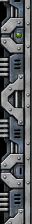
#> input picture art/strips/strip.png, 32 x 224 px
$ python -i mkstrips.py   (imports and definitions only)
#> lines starting #> are read from the running program, lines starting #| are printed output that depends on the picture
### tools/mkgfx.py
#!/usr/bin/env python3
"""Convert Chorensha's art for the Neo Geo (docs/notes/graphics-recon.md §1-2, §7).

Inputs (the user's dump; nothing derived is committed; and the side strips' art, which is ours):
  <preinit>/snapshot.json, memory.bin  the start-up snapshot: the XSP pattern heap block (813 PCG
                                       patterns, xsp_pcgdat_set's pcg) and palette RAM as the
                                       start-up left it (io_final $E82000-$E823FF)
  <preinit>/bgtext.bin                 BG text page 1 as the background builder reads it
  <orig>/disk/GAME/XSP_DAT/BG_PCG.SP   the builder's 8x8 tiles; SZ_TEXT.PCG: the text font
  --strip art/strips/strip.png         the side strips (Presentation Task 5: generated art, not the
                                       original's), through tools/mkstrips.py build()
Outputs in <out> (make gfx: build/gfx):
  c1.bin, c2.bin     the C-ROM pair (whole 1 MB chips); layout in gfx.inc
  s1.bin             the S-ROM (128 KB): the text font's 128 8x8 characters at tile = code, player
                     2's HUD copies of codes 0-$7E at P2_FONT_BASE + code (two-player Task 8), and
                     from STRIP_TILE_BASE the side strips' tiles (both strips: the right one is the
                     left mirrored, and the fix layer has no flip)
  gfx.inc            equates (tile bases, palette numbers), the two background tile maps and
                     STRIP_MAP, the strips' fix words (text.asm Text_Init writes them once)
  palettes.bin       Neo Geo palette RAM image (256 palettes x 16 words, big-endian), static colours
  palette_map.json   X68000 colour index -> [[Neo palette, entry], ...] it feeds ("graphic": GVRAM
                     indices, "sprite": text/sprite indices block*16+colour), for the colour ramps
                     (gfx.inc carries the same map for the shim: PAL_XMAP, PAL_XLIST)

C-ROM tiles (16x16): 0 blank; SPR_TILE_BASE + pt = XSP pattern pt (0-812, palette = sprite block,
identity); BG_TILE_BASE.. the background pages' distinct tiles (flips folded); FONT_SPR_BASE + ch
the text font as sprite tiles (character ch's 8x8 glyph in the tile's top-left quadrant, the rest
transparent; palette PAL_TEXT: the field text that follows the view, Task 3); FREE_TILE_BASE ..
FREE_TILE_END unused. The background pages are 16 x 32 tiles each
(256 x 512), BGn_TILEMAP: per column 0-15, per row 0-31, the SCB1 pair (tile low word, attribute
word = palette << 8 | tile bits 16-19 << 4 | V flip << 1 | H flip).
Palettes: 0 = the text palette (fix palette 0: the fix layer's palette field has 4 bits, so it
must be 0-15; sprite block 0 is never used by sprites), 1-15 = sprite blocks 1-15 -- but entries
2-15 of palettes 10 and 11 (STRIP_PALS) hold the side strips' colours: sprites never use blocks
A and B (graphics-recon), and colour 1 there stays block A's / B's, the game's $6AB8 ramp writes
it (the strips use entries 2-15 only, no word $0000: opaque); PAL_BG1 = page 1
(block A, opaque), PAL_BG0_BASE.. = page 0's merged palettes (its 16x16 tiles mix blocks 9/A/B: a
greedy merge into 15-colour palettes; the opaque nibble-0 colours $90/$A0/$B0 get real entries,
page 0's index 0 is entry 0, transparent), PAL_P2_BASE + 2, 5, 9 = player 2's sprites (two-player
Task 8: p2_palette of blocks 2, 5, 9; palette 0's entries 1 and 5, which the font never uses, its
HUD's colours P2_HUD). Palette 255 entry 15 is the backdrop colour (black).
No X68000 colour feeds an entry 0 (refused): a colour the game changes at run time (the ramps, which
reach $0000) stays opaque on the Neo Geo.
The colour ramps (Plan 3 Task 6, src/shim/palette.asm): PAL_XMAP, per X68000 colour (graphic 0-255,
then text/sprite 256-511) the byte offset in PAL_XLIST of its list: count, then the palette RAM byte
offset (palette * 32 + entry * 2) of each Neo entry it feeds (PAL_XLIST starts with the empty list;
at most PAL_XMAX entries a colour). NEO_CHI / NEO_CLO: neo_colour(w) = NEO_CHI[w >> 8] |
NEO_CLO[w & $FF] (each output bit comes from one input bit: x68k_gfx.neo_colour split by bytes).
"""
import argparse
import json
import os
import re
import struct
import sys

sys.path.insert(0, os.path.dirname(os.path.abspath(__file__)))
import x68k_gfx  # noqa: E402

C_TILE = 64                    # bytes per 16x16 tile per C-ROM chip
TILE_BLANK = 0
SPR_TILE_BASE = 0x0001
SPR_TILE_COUNT = 813
BG_TILE_BASE = 0x0340
FONT_SPR_BASE = 0x0400         # the font as sprite tiles: tile = FONT_SPR_BASE + character
FONT_SPR_COUNT = 128
FREE_TILE_BASE = FONT_SPR_BASE + FONT_SPR_COUNT
FREE_TILE_END = 0x3FFF         # 1 MB per chip
S1_SIZE = 0x20000
FIX_TILE = 32
FONT_FIX_BASE = 0x0000         # the font is ASCII-ordered: code = tile, space and 0 blank
FONT_FIX_COUNT = 128
STRIP_TILE_BASE = 0x0180       # the side strips' tiles ($80-$17F stay blank: $FF the BIOS's border)
STRIP_PALS = (10, 11)          # their palettes, entries 2-15 (tools/mkstrips.py)
STRIP_COLS = 4                 # fix columns 0-3 and 36-39 (screen x 0-31, 288-319) ...
STRIP_ROW, STRIP_ROWS = 2, 28  # ... rows 2-29: the 224 lines
FIX_FREE_END = S1_SIZE // FIX_TILE - 1
PAL_TEXT = 0
PAL_SPR_BASE = 0               # Neo palette = PAL_SPR_BASE + X68000 sprite block
PAL_BG1 = 16
PAL_BG0_BASE = 17
PAL_BACKDROP = 255             # entry 15: the backdrop colour
# Player 2's colours (two-player plan Task 8). Its sprites take Neo palette PAL_P2_BASE + block
# (the attribute's bit 13, which no attribute of the game's sets and the X68000 ignores:
# sprites.asm ATTR): its ship's block 9 ($93A) and its shots' 2 and 5 (priority $36), each
# p2_palette of P1's. Its HUD: every block is some sprite's (the lock-step's attribute log), so
# P2's HUD characters are the font's copies at S-ROM tile P2_FONT_BASE + code (codes 0-$7E: $FF
# is the BIOS's border tile) in fix palette 0's entries 1 and 5, which the font never uses
# (P2_FONT_MAP: its bright colours on 1, its dark ones on 5), set to P2_HUD (fed by no X68000
# colour: the text palette's 1 and 5 are never shown).
PAL_P2_BASE = 0x20
P2_BLOCKS = (2, 5, 9)
P2_FONT_BASE = 0x80
P2_FONT_COUNT = 0x7F
P2_FONT_ENTRIES = (1, 5)       # P2's main colour, its shade
P2_FONT_MAP = (0, 1, 1, 5, 5, 5, 5, 5, 1, 1, 1, 5, 5, 1, 1, 1)   # font colour index -> entry


def rgb5(r, g, b):
    """5-bit channels (the X68000's) -> a Neo Geo palette word (bright: dark bit 0)."""
    return (r & 1) << 14 | (g & 1) << 13 | (b & 1) << 12 | (r >> 1) << 8 | (g >> 1) << 4 | (b >> 1)


P2_HUD = (rgb5(31, 26, 8), rgb5(26, 10, 0))   # gold, its orange shade (P1's: white, azure)
BG_COLS, BG_ROWS = 16, 32
PAL_RAM = 0xE82000             # X68000 palette: graphic 256 words, then text/sprite 256


# --- Neo Geo tile formats ----------------------------------------------------------------------

# [26 lines left out: functions encode_c_tile, decode_c_tile, not called in this run]


FIX_PAIRS = (0x10, 0x18, 0x00, 0x08)   # row y: pixel pairs (0,1) (2,3) (4,5) (6,7); left = low nibble


# [194 lines left out: functions encode_fix_tile, decode_fix_tile, merge_palettes, neo_colour_tables, colour_lists, write_inc and 5 more, not called in this run]


def p2_glyph(g):
    """A font glyph (8 x 8 colour indices) in player 2's HUD colours: P2_FONT_MAP's entries."""
    return [[P2_FONT_MAP[v] for v in row] for row in g]


# [160 lines left out: functions strips, convert, not called in this run]


HEADER = """generated by tools/mkgfx.py from the original's art (build/preinit, XSP_DAT) and the side
strips' generated art (art/strips/strip.png) - do not edit
Chorensha graphics on the Neo Geo: C-ROM/S-ROM layout, palette numbers, background tile maps.
C-ROM (c1/c2.bin): 0 blank | SPR_TILE_BASE.. XSP patterns | BG_TILE_BASE.. background tiles |
  FONT_SPR_BASE.. the font as sprite tiles | FREE_TILE_BASE..FREE_TILE_END free.
S-ROM (s1.bin): FONT_FIX_BASE.. the text font (code = tile) | P2_FONT_BASE.. player 2's HUD font
  (codes 0-$7E) | $FF-$17F blank | STRIP_TILE_BASE.. the side strips' tiles (art/strips/strip.png,
  tools/mkstrips.py) | FIX_FREE_BASE.. free.
Palettes (palettes.bin): 0 text (fix; entries 1 and 5 player 2's HUD colours) | 1-15 sprite blocks
  (10 and 11: entries 2-15 the strips' colours) | PAL_BG1 | PAL_BG0_BASE.. | PAL_P2_BASE + 2, 5, 9
  player 2's sprites | 255/15 backdrop.
STRIP_MAP: the strips' fix words, column by column (0-3, then 36-39), rows STRIP_ROW.. (Text_Init).
PAL_XMAP / PAL_XLIST: X68000 colour -> the palette RAM offsets it feeds; NEO_CHI / NEO_CLO: the colour
conversion by bytes (tools/mkgfx.py's docstring)."""


# [24 lines left out: function main, not called in this run]


# [2 lines that do not run on import are left out]

### tools/x68k_gfx.py
"""X68000 graphics formats of Chorensha (docs/notes/graphics-recon.md §1-2).

- decode_pcg(data): XSP/PCG 16x16 patterns, 128 B each: four 8x8 quadrants in the order TL, BL,
  TR, BR; 4 bytes per quadrant row, 4bpp packed, the left pixel in the high nibble.
- build_pages(bg_pcg, bgtext): the game-start background builder $6512 (§1.3): graphic pages 0 and
  1 as 256 x 512 index images (one byte per pixel, row-major), from BG_PCG.SP (256 8x8 tiles, 32 B
  each, packed like PCG quadrants) and BG text page 1 as _BGTEXTGT reads it (64 x 64 big-endian
  cell words, row-major; build/preinit/bgtext.bin). Page p, cell (col, row) = cell[row][col + 32p]:
  tile = cell & $FF, block = (cell >> 8) & $F, bit 15 = V flip, bit 14 = H flip; pixel = block << 4
  | nibble.
- decode_text_font(data): SZ_TEXT.PCG (§1.4), 32 planar 16x16 cells of 128 B (4 planes x 16 rows
  x 2 B; plane p = colour bit p, bit 7 = leftmost pixel) as the 128 8x8 characters of the
  renderer $1618: char ch = cell ch >> 2, quadrant ch & 3 (0 TL, 1 BL, 2 TR, 3 BR).
- neo_colour / x68k_colour: X68000 GGGGG RRRRR BBBBB I <-> Neo Geo D R0 G0 B0 R4-1 G4-1 B4-1,
  dark D = !I. A bijection of the 65,536 words.
- neo_rgb: Neo Geo palette word -> the RGB MAME neogeo shows for it (its resistor-weighted
  levels, NEO_LEVELS, measured on the Neo Geo in MAME: tests/neo/sprites.lua SP_RGB=1). A Neo Geo
  screenshot compares with the reference renderer through render_words -> neo_colour -> neo_rgb.
"""

PAGE_W, PAGE_H = 256, 512
CELLS = 64                    # BG text page: 64 x 64 cells


# [86 lines left out: functions _nibbles, decode_pcg, decode_bg_tiles, build_pages, decode_text_font, neo_colour and 1 more, not called in this run]


# MAME neogeo's 8-bit output per 5-bit channel value (R4-R1 R0, ...), without and with the dark
# bit: measured by tests/neo/sprites.lua SP_RGB=1 (every value of each channel as the backdrop
# colour, read back from the screen); tests/tools/test_neo_run.py TestNeoSprites.test_neo_rgb
# measures them again. (MAME computes them from the resistor network: 220-3900 ohm, the dark
# bit an 8.2k pull-down.)
NEO_LEVELS = (
    (0, 8, 14, 22, 30, 38, 44, 52, 65, 73, 79, 86, 95, 103, 109, 117,
     138, 146, 152, 160, 169, 176, 182, 190, 203, 211, 217, 225, 233, 241, 247, 255),
    (0, 8, 14, 21, 30, 38, 44, 51, 64, 71, 77, 85, 94, 101, 107, 115,
     136, 144, 150, 158, 166, 174, 180, 188, 200, 208, 214, 221, 230, 238, 244, 251),
)


def neo_rgb(n):
    """Neo Geo palette word -> (r, g, b) as MAME neogeo displays it."""
    lv = NEO_LEVELS[(n >> 15) & 1]
    r = (n >> 7) & 0x1E | (n >> 14) & 1
    g = (n >> 3) & 0x1E | (n >> 13) & 1
    b = (n << 1) & 0x1E | (n >> 12) & 1
    return (lv[r], lv[g], lv[b])

### tools/mkstrips.py
#!/usr/bin/env python3
"""Strip tool: an image -> the two 32x224 side strips of the presentation, as Neo Geo fix tiles.

  reduce(src)      any PIL image -> a 32x224 mode-P image the fix layer can show exactly
  build(png)       that image -> (tiles_left, tiles_right, pal10, pal11, fixmap)
  preview(png, f)  a 320x224 game frame with the strips pasted in (1:1 and x3, CRT crop marked)

Fit (reduce): the image is composited on black if it has alpha, scaled to 32 px wide (box filter,
aspect kept: height h = round(H * 32 / W)), then made 224 tall. h > 224: a 224-line window is cut
out, its top at scaled row `offset` (default centred, (h - 224) // 2). h < 224: the image is put
on a canvas of `pad` colour (default black) with its top at canvas row `offset` (default centred).
`offset` is clamped so the window / image stays inside / on the canvas.

Quantising: every colour is one a Neo Geo palette word can show, as MAME displays it: the
candidates are all 65536 words through x68k_gfx.neo_rgb, each colour by the lowest word that
shows it but never $0000: black is $8000 (the dark bit), which shows the same. No strip colour
is the word $0000, which a display may take as transparent (Presentation Task 4's carry; MAME
0.289's neogeo, measured, shows a fix pixel of word $0000 opaque black). Two palettes of 14
colours (entries 2-15: entry 0 would make the strip transparent, entry 1 is the game's $6AB8
ramp). The tiles are split
between the two palettes by alternating k-means (palette fit on its tiles' pixels, then every tile
to the palette that gives it the lowest error); error is squared RGB, weighted 2:4:3. Flat by
default: `dither=True` diffuses the error (Floyd-Steinberg, inside the tile's palette).

The reduced image: mode P, indices 0-15 = palette 10 (0 and 1 unused, black), 16-31 = palette 11
(16 and 17 unused). A tile's pixels all use indices of one palette; build() relies on that.

fixmap: 224 words, the left strip's 112 cells then the right's (row-major, row * 4 + column; the
column is the screen column, left to right): tile number | palette << 12, tile numbers from $180.
The tiles are one block from $180: tiles_left then tiles_right (32 bytes each, mkgfx's fix format).
The right strip is the left one mirrored. Identical tiles (same pixels, whatever the palette) are
stored once across both strips. pal10 / pal11: 16 Neo Geo words; entries 0 and 1 are 0 and are
not to be written (entry 1 stays the ramp's); an entry the image does not use is 0, every one it
uses nonzero (the strips opaque: checked, ValueError otherwise).
"""
import argparse
import os
import sys

import numpy as np
from PIL import Image

sys.path.insert(0, os.path.dirname(os.path.abspath(__file__)))
import mkgfx  # noqa: E402
import x68k_gfx  # noqa: E402

W, H = 32, 224
TILE_BASE = 0x180
MAX_TILES = 224
PALS = (10, 11)
WEIGHT = np.array([2.0, 4.0, 3.0])

_LATTICE = None


def _lattice():
    """(words, rgb): one word per displayable colour (the lowest, but never $0000: the module
    doc), rgb as float (n, 3)."""
    global _LATTICE
    if _LATTICE is None:
        seen = {}
        for n in range(0x10000):
            seen.setdefault(x68k_gfx.neo_rgb(n), n)
        black = x68k_gfx.neo_rgb(0)              # (its place in the order kept: reduce's ties)
        seen[black] = min(n for n in range(1, 0x10000) if x68k_gfx.neo_rgb(n) == black)
        _LATTICE = (np.array(list(seen.values())), np.array(list(seen.keys()), dtype=float))
    return _LATTICE


def _dist(a, b):
    """Weighted squared RGB distance, a (n, 3) x b (m, 3) -> (n, m)."""
    d = a[:, None, :] - b[None, :, :]
    return (d * d * WEIGHT).sum(axis=2)


def _snap(rgb):
    """The nearest displayable colour of each row: (words, rgb)."""
    words, lat = _lattice()
    i = _dist(rgb, lat).argmin(axis=1)
    return words[i], lat[i]


def fit(src, offset=None, pad=(0, 0, 0)):
    """Scale to 32 wide, then crop or pad to 224 tall (see the module doc): an RGB image."""
    if src.mode in ("RGBA", "LA", "PA") or "transparency" in src.info:
        rgba = src.convert("RGBA")
        bg = Image.new("RGBA", rgba.size, (0, 0, 0, 255))
        src = Image.alpha_composite(bg, rgba)
    src = src.convert("RGB")
    h = max(1, round(src.height * W / src.width))
    img = src.resize((W, h), Image.BOX if src.width >= W else Image.BICUBIC)
    if h >= H:
        top = (h - H) // 2 if offset is None else min(max(offset, 0), h - H)
        return img.crop((0, top, W, top + H))
    top = (H - h) // 2 if offset is None else min(max(offset, 0), H - h)
    out = Image.new("RGB", (W, H), tuple(pad))
    out.paste(img, (0, top))
    return out


def _kmeans(cols, w, k):
    """Weighted k-means of colours cols (n, 3): k centres (m <= k, 3)."""
    if len(cols) <= k:
        return cols.copy()
    c = [cols[w.argmax()]]
    for _ in range(k - 1):
        d = _dist(cols, np.array(c)).min(axis=1) * w
        c.append(cols[d.argmax()])
    c = np.array(c)
    for _ in range(12):
        a = _dist(cols, c).argmin(axis=1)
        for j in range(len(c)):
            m = a == j
            if m.any():
                c[j] = (cols[m] * w[m, None]).sum(axis=0) / w[m].sum()
    return c


def _fit_palette(pix):
    """pix (n, 3) pixels -> up to 14 displayable (words, rgb), nearest-snapped, distinct."""
    cols, cnt = np.unique(pix, axis=0, return_counts=True)
    c = _kmeans(cols.astype(float), cnt.astype(float), 14)
    words, rgb = _snap(c)
    _, first = np.unique(words, return_index=True)
    first.sort()
    return words[first], rgb[first]


def _tile_costs(tiles, pal_rgb):
    """tiles (t, 64, 3) -> (t,) error of each tile in a palette of colours pal_rgb."""
    d = _dist(tiles.reshape(-1, 3), pal_rgb).min(axis=1)
    return d.reshape(len(tiles), -1).sum(axis=1)


def _tiles_of(rgb):
    """(112, 64, 3) float: the image's 8x8 tiles, row-major (row * 4 + column)."""
    a = np.asarray(rgb, dtype=float).reshape(H // 8, 8, W // 8, 8, 3)
    return a.transpose(0, 2, 1, 3, 4).reshape(-1, 64, 3)


def _assign(tiles):
    """Choose two palettes and each tile's palette: ([(words, rgb)] * 2, group (112,))."""
    mean = tiles.mean(axis=1)
    cen = _kmeans(mean, np.ones(len(mean)), 2)
    group = _dist(mean, cen).argmin(axis=1)
    pals = [None, None]
    for _ in range(10):
        for g in (0, 1):
            m = group == g
            pals[g] = _fit_palette(tiles[m].reshape(-1, 3)) if m.any() else None
        if pals[1] is None:
            pals[1] = pals[0]
        if pals[0] is None:
            pals[0] = pals[1]
        cost = np.stack([_tile_costs(tiles, p[1]) for p in pals], axis=1)
        new = cost.argmin(axis=1)
        if (new == group).all():
            break
        group = new
    return pals, group


def reduce(src, offset=None, pad=(0, 0, 0), dither=False):
    """Any image -> the 32x224 mode-P strip image (see the module doc)."""
    rgb = fit(src, offset, pad)
    tiles = _tiles_of(rgb)
    pals, group = _assign(tiles)
    idx = np.zeros((H, W), np.uint8)
    pix = np.asarray(rgb, dtype=float)
    err = np.zeros((H + 1, W + 2, 3))
    for y in range(H):
        for x in range(W):
            g = group[(y // 8) * 4 + x // 8]
            prs = pals[g][1]
            p = pix[y, x] + (err[y, x + 1] if dither else 0)
            k = int(_dist(p[None, :], prs).argmin())
            idx[y, x] = g * 16 + 2 + k
            if dither:
                e = p - prs[k]
                err[y, x + 2] += e * 7 / 16
                err[y + 1, x] += e * 3 / 16
                err[y + 1, x + 1] += e * 5 / 16
                err[y + 1, x + 2] += e * 1 / 16
    out = Image.fromarray(idx, "P")
    pal = [0] * 768
    for g in (0, 1):
        for k, c in enumerate(pals[g][1]):
            pal[(g * 16 + 2 + k) * 3:(g * 16 + 2 + k) * 3 + 3] = [int(v) for v in c]
    out.putpalette(pal)
    return out


# [119 lines left out: functions _word_of, _load, build, decode, preview, main, not called in this run]


# [2 lines not run here, left out]

>>> from PIL import Image
>>> picture = Image.open('../art/strips/strip.png')
#> picture is the input picture: PIL image 32x224 P; mean R, G, B 89, 91.6, 94.2
>>> result = reduce(picture)
#> in _tiles_of, `return a.transpose(0, 2, 1, 3, 4).reshape(-1, 64, 3)`:
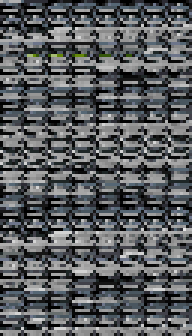
#> returned value: shape (112, 64, 3) float64 (shown 3 times larger); mean of channels 0, 1, 2 89, 91.6, 94.2; drawn as R, G, B
#> in _assign, `mean = tiles.mean(axis=1)`: mean = 112 rows, first 8: [38.53, 39.27, 42.36], [59.36, 65.73, 74.22], [61.64, 71.08, 79.69], [112, 112.5, 113.7], [13.47, 15.03, 16.72], [74.06, 77.81, 80.94], [86.16, 93.84, 103.3], [109.5, 110.4, 111.5]
#> in _kmeans, `c = [cols[w.argmax()]]`: c = [[38.53, 39.27, 42.36]]
#> after the loop in _kmeans, `for _ in range(k - 1):`: c = [[38.53, 39.27, 42.36], [155.9, 155.9, 155.9]]
#> after the loop in _kmeans, `for _ in range(12):`: c = [[59.47, 64.25, 68.57], [110.3, 111.4, 112.7]]
#> in _assign, `group = _dist(mean, cen).argmin(axis=1)`: group = 112 values, max 1 at index 3, min 0 at index 0, mean 0.58
#> the loop in _assign, `for _ in range(10):` made 2 passes
#> after the loop in _assign, `for _ in range(10):`: pals = 2 items
#> in reduce, `pals, group = _assign(tiles)`: group = 112 values, max 1 at index 3, min 0 at index 0, mean 0.705
#> after the loop in reduce, `for y in range(H):`: err: shape (225, 34, 3) float64; every value is 0
#> after the loop in reduce, `for y in range(H):`:
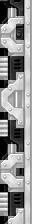
#> idx: shape (224, 32); min 2, max 31, mean 18.3; drawn with min black and max white
#> in reduce, `out = Image.fromarray(idx, "P")`: out: PIL image 32x224 P; every value is 0
